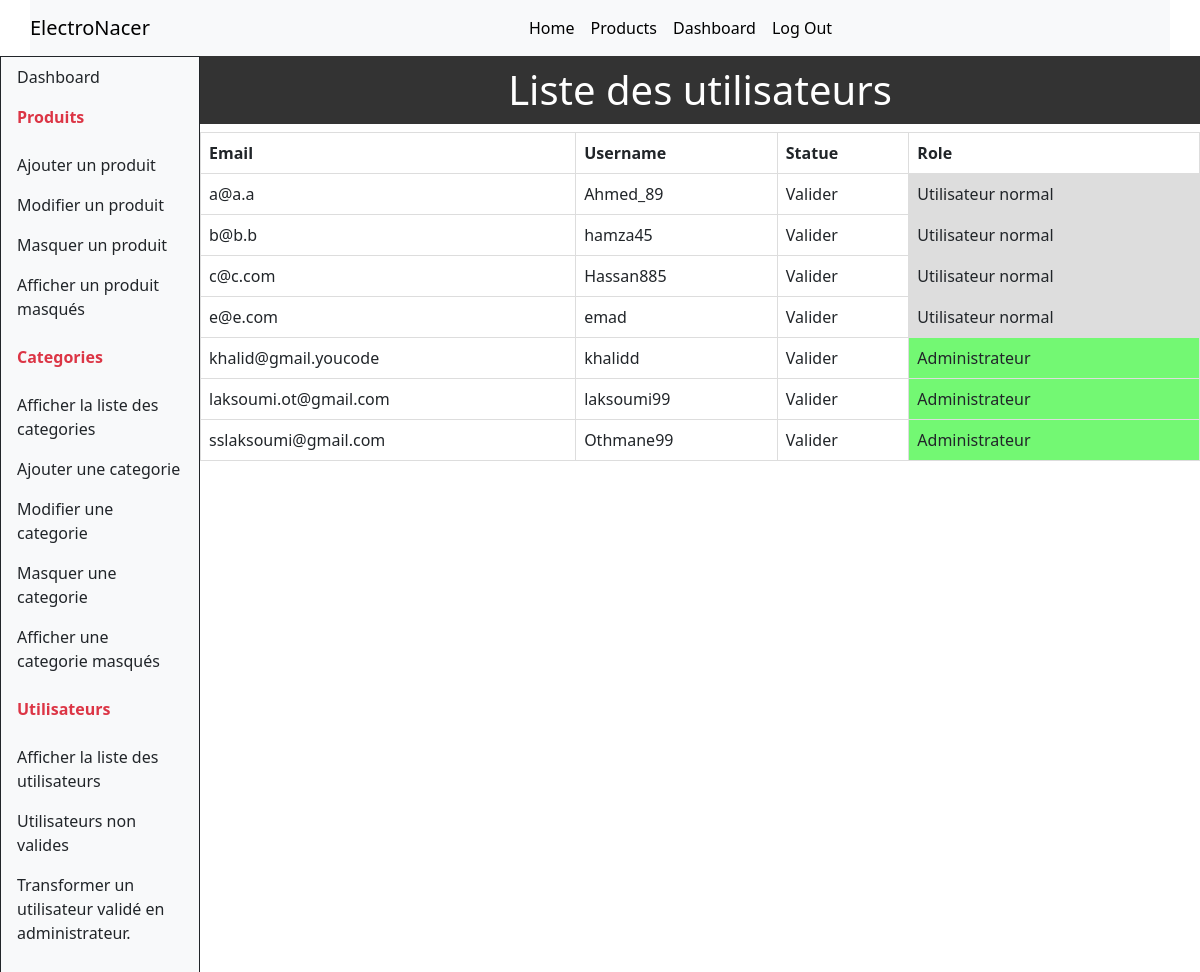
Screenshot of /afficheUsers.php with the database file from the repository.
### tables this page shows
CREATE TABLE `users` (
  `email` varchar(255) NOT NULL,
  `username` varchar(255) NOT NULL,
  `pass` varchar(255) NOT NULL,
  `state` tinyint(1) NOT NULL,
  `role` tinyint(1) NOT NULL
);

### afficheUsers.php (the view, shortened to what this page needs)
<?php
$conn = new PDO('mysql:host=localhost;dbname=brief6', 'root', '');
$stmt = $conn->prepare("SELECT * FROM users");
$stmt->execute();
$users = $stmt->fetchAll(PDO::FETCH_ASSOC);
?>
<!DOCTYPE html>
<html lang="en">
<head>
    <link href="https://cdn.jsdelivr.net/npm/bootstrap@5.3.2/dist/css/bootstrap.min.css" rel="stylesheet"
>
    <link rel="stylesheet" href="style.css">
</head>
<body>
    <nav class="navbar navbar-expand-lg bg-body-tertiary container">
        <div class="collapse navbar-collapse d-flex" id="navbarTogglerDemo01">
            <a class="navbar-brand col-5" href="index.php">ElectroNacer</a>
            <ul class="navbar-nav me-auto mb-2 mb-lg-0">
                <li class="nav-item">
                    <a class="nav-link active" aria-current="page" href="index.php" id="home">Home</a>
                </li>
                <li class="nav-item">
                    <a class="nav-link active" aria-current="page" href="productsUser.php" id="home">Products</a>
                </li>
                <li class="nav-item">
                    <a class="nav-link active" aria-current="page" href="dashboard.php" id="home">Dashboard</a>
                </li>
                <li class="nav-item">
                    <a class="nav-link active" aria-current="page" href="logout.php">Log Out</a>
                </li>
            </ul>
        </div>
    </nav>
    <section class="dashboard">
        <div class="col-md-10">
            <h1>Liste des utilisateurs</h1>
            <table>
                <tr>
                    <th>Email</th>
                    <th>Username</th>
                    <th>Statue</th>
                    <th>Role</th>
                </tr>
                <?php
                foreach ($users as $user) {
                    echo "<tr>";
                    echo "<td>" . $user["email"] . "</td>";
                    echo "<td>" . $user["username"] . "</td>";
                    echo "<td>" . ($user["state"] === 1 ? "Valider" : "Non Valider")  . "</td>";
                    echo  ($user["role"] === 1 ? "<td class='admin'> Administrateur" : ($user["state"] === 0  ? "<td class='bg-danger text-white'> Non Valider" : "<td class='normal'> Utilisateur normal")) . "</td>";
                    echo "</tr>";
            }
                ?>
            </table>
        </div>
    </section>
</body>
</html>

### style.css (style rules this page uses)
h1 { background-color: #333; color: #fff; padding: 10px 0; text-align: center; }
.dashboard { display: flex; height: 100vh; }
table { width: 100%; }
td, th { border: 1px solid #dddddd; text-align: left; padding: 8px; }
table tr .admin { background-color: rgb(115, 248, 115); }
table tr .normal { background-color: #ddd; }

### rows the page displays
users: email "a@a.a", username "Ahmed_89", state "Valider", role "Utilisateur normal"
users: email "b@b.b", username "hamza45", state "Valider", role "Utilisateur normal"
users: email "c@c.com", username "Hassan885", state "Valider", role "Utilisateur normal"
users: email "e@e.com", username "emad", state "Valider", role "Utilisateur normal"
users: email "khalid@gmail.youcode", username "khalidd", state "Valider", role "Administrateur"
users: email "laksoumi.ot@gmail.com", username "laksoumi99", state "Valider", role "Administrateur"
users: email "sslaksoumi@gmail.com", username "Othmane99", state "Valider", role "Administrateur"
